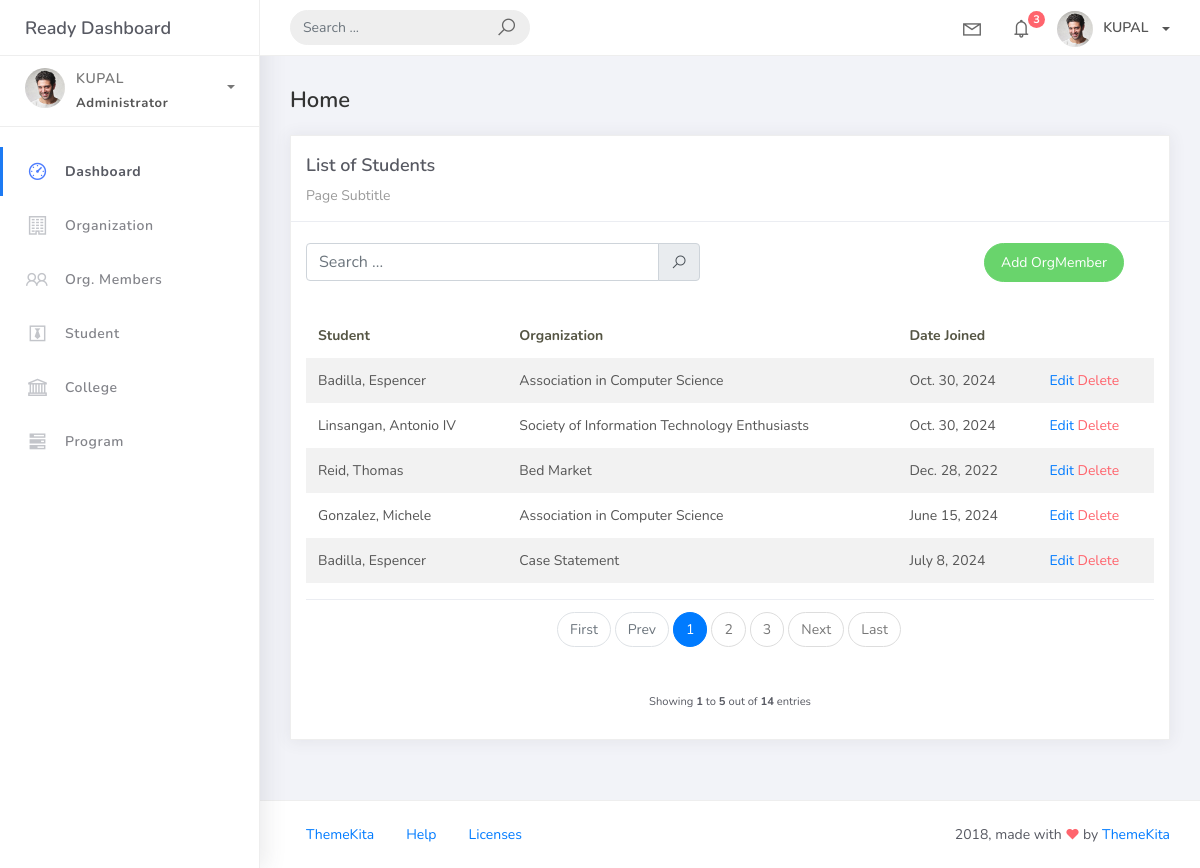
The page /orgmember_list on the database its author committed.
### studentorg/models.py (models this page shows)
class BaseModel(models.Model):
    created_at = models.DateTimeField(auto_now_add=True, db_index=True)
    updated_at = models.DateTimeField(auto_now=True)
    class Meta:
        abstract = True

class OrgMember(BaseModel):
    student = models.ForeignKey(Student, on_delete=models.CASCADE)
    organization = models.ForeignKey(Organization, on_delete=models.CASCADE)
    date_joined = models.DateField()

class Student(BaseModel):
    student_id = models.CharField(max_length=15)
    lastname = models.CharField(max_length=25, verbose_name="Last Name")
    firstname = models.CharField(max_length=25)
    middlename = models.CharField(max_length=25, blank=True, null=True)
    program = models.ForeignKey(Program, on_delete=models.CASCADE)
    def __str__(self): #-> str:
        return f"{self.lastname}, {self.firstname}" #super().__str__()

class Organization(BaseModel):
    name = models.CharField(max_length=250)
    college = models.ForeignKey(College, null=True, blank=True, on_delete=models.CASCADE)
    description = models.CharField(max_length=500)
    def __str__(self):
        return self.name

### studentorg/views.py (the view)
# urls.py: path('orgmember_list', views.OrgMemberList.as_view(), name='orgmember-list'),
class OrgMemberList(ListView):
    model = OrgMember
    context_object_name = 'orgmember'
    template_name = 'orgm_list.html'
    paginate_by = 5
    def get_queryset(self, *args, **kwargs):
        qs = super(OrgMemberList, self).get_queryset(*args, **kwargs)
        if self.request.GET.get("q") != None:
            query = self.request.GET.get("q")
            qs = qs.filter(Q(student__lastname__icontains=query)|Q(student__firstname__icontains=query))
        return qs

### templates/orgm_list.html (shortened to what this page needs)
{% extends 'base.html' %} {% load static %} {% block content %}
<div class="content">
    <div class="container-fluid">
        <h4 class="page-title">Home</h4>
        <div class="row">
            <div class="col-md-12">
                <div class="card">
                    <div class="card-header">
                        <div class="card-title">List of Students</div>
                        <div class="card-category">Page Subtitle</div>
                    </div>
                    <br />
                        <div class="col-md-12 row">
                            <div class="col-md-6">
                                <form class="navbar-left navbar-form nav-search mr-md-3" action="{% url 'orgmember-list' %}">
                                    <div class="input-group">
                                        <input type="text" placeholder="Search ..." class="form-control" name="q" />
                                        <div class="input-group-append">
                                            <span class="input-group-text">
                                                <i class="la la-search search-icon"></i>
                                            </span>
                                        </div>
                                    </div>
                                </form>
                            </div>
                            <div class="col-md-6">
                                <div class="pull-right">
                                    <a href="{% url 'orgmember-add' %}" class="btn btn-success btn-rounded">Add OrgMember</a>
                                </div>
                            </div>
                        </div>
                    <div class="card-body">
                        <table class="table table-striped mt-3">
                            <thead>
                                <tr>
                                    <th scope="col">Student</th>
                                    <th scope="col">Organization</th>
                                    <th scope="col">Date Joined</th>
                                </tr>
                            </thead>
                            <tbody>
                                {% for object in object_list %}
                                <tr>
                                    <td>{{ object.student }}</td>
                                    <td>{{ object.organization }}</td>
                                    <td>{{ object.date_joined }}</td>
                                    <td>
                                        <a href="orgmember_list/{{ object.id }}">Edit</a>
                                        <a href="orgmember_list/{{ object.id }}/delete" class="text-danger">Delete</a>
                                    </td>
                                    </tr>
                                {% endfor %}
                            </tbody>
                        </table>
                        {% include 'includes/pagination.html' %}
                    </div>
                </div>
            </div>
        </div>
    </div>
</div>
{% endblock %}

### rows shown on the page
OrgMember: student "Badilla, Espencer", organization "Association in Computer Science", date_joined "Oct. 30, 2024"
OrgMember: student "Linsangan, Antonio IV", organization "Society of Information Technology Enthusiasts", date_joined "Oct. 30, 2024"
OrgMember: student "Reid, Thomas", organization "Bed Market", date_joined "Dec. 28, 2022"
OrgMember: student "Gonzalez, Michele", organization "Association in Computer Science", date_joined "June 15, 2024"
OrgMember: student "Badilla, Espencer", organization "Case Statement", date_joined "July 8, 2024"

### other values the page prints
{{ page_num }} "1"
{{ page_num }} "2" "3"
{{ page_obj.start_index }} "1"
{{ page_obj.end_index }} "5"
{{ paginator.count }} "14"
